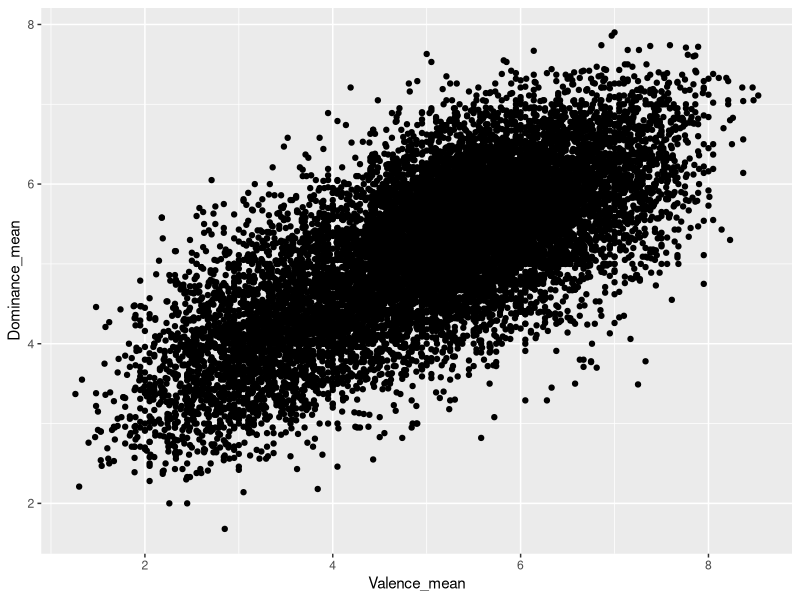
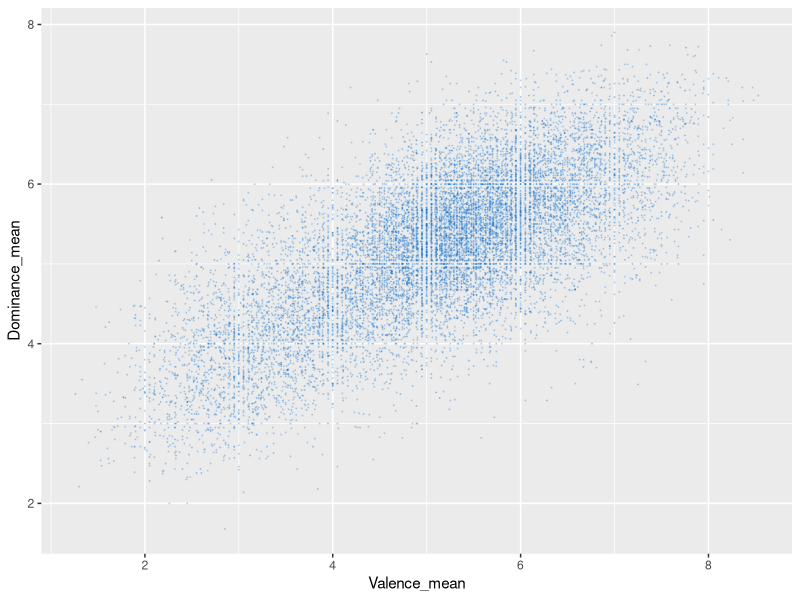
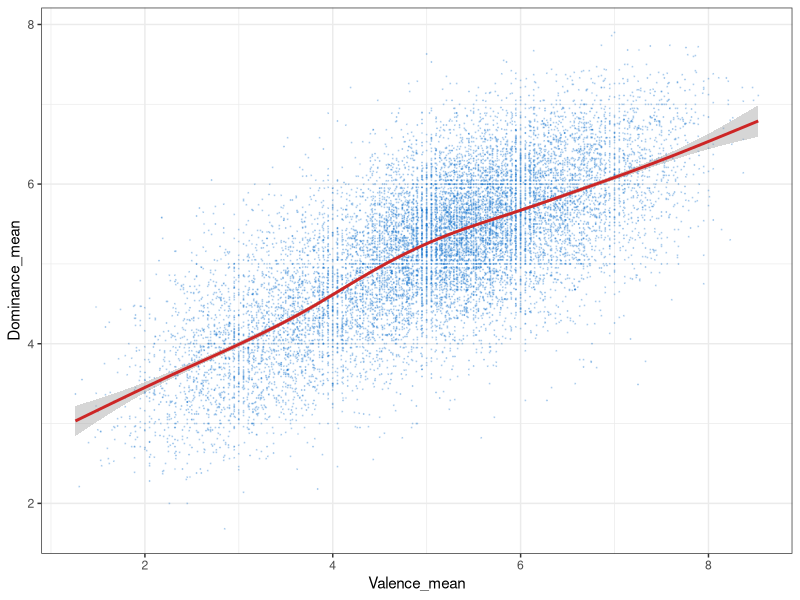
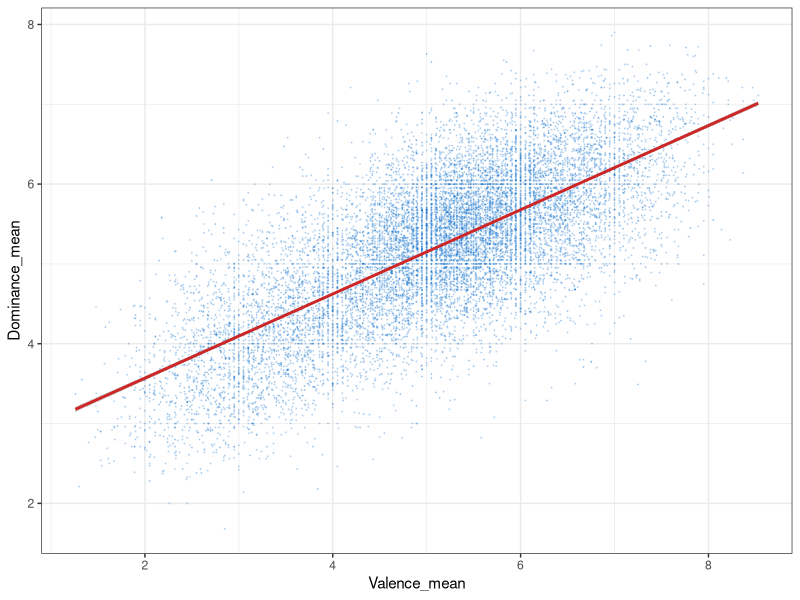
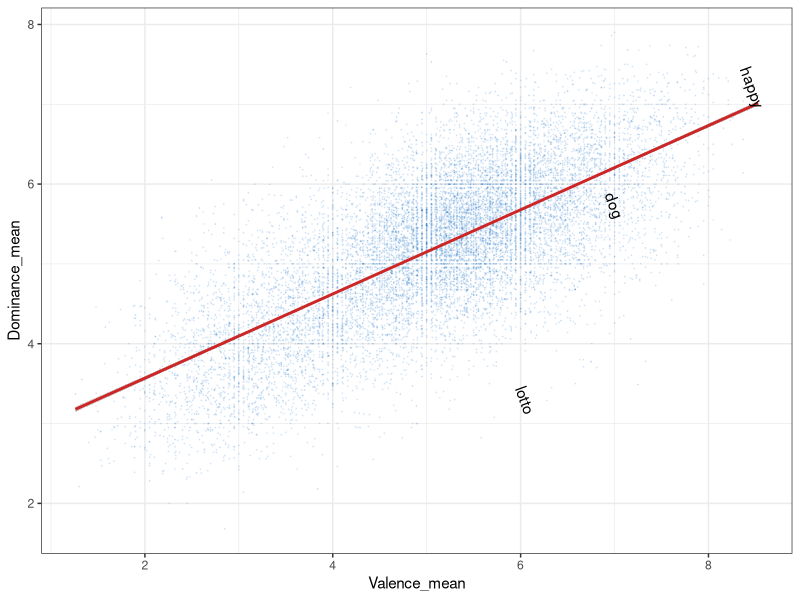

Write R code to recreate these figures, in order.
## ---- chunk 1
library(tidyverse)
## ---- chunk 2
warriner <- read_csv("data/warriner2013.csv")
## ---- chunk 3
# the basic command looks like this: all variables you plot go into aes()
# these are you aesthetics, i.e. aspects of the data you want to see in the plot
ggplot(warriner, aes(y = Dominance_mean, x = Valence_mean)) +
  geom_point()
## ---- chunk 4
# alpha stands for transparency (from 0 to 1)
ggplot(warriner, aes(y = Dominance_mean, x = Valence_mean)) +
  geom_point(alpha =0.2, size = 0.1, col = "dodgerblue3")
## ---- chunk 5
# by default, geom_smooth() adds a local regression line
ggplot(warriner, aes(y = Dominance_mean, x = Valence_mean)) +
  geom_point(alpha =0.2, size = 0.1, col = "dodgerblue3") +
  geom_smooth(col = "firebrick3")+
  theme_bw()
## ---- chunk 6
ggplot(warriner, aes(y = Dominance_mean, x = Valence_mean)) +
  geom_point(alpha =0.2, size = 0.1, col = "dodgerblue3") +
  geom_smooth(method = "lm", col = "firebrick3")+
  theme_bw()
## ---- chunk 7
# looking up the coordinates for individual words
ggplot(warriner, aes(x = Valence_mean, y = Dominance_mean))+
  geom_point(alpha =0.1, size = 0.07, col = "dodgerblue3") +
  geom_smooth(method = "lm", col = "firebrick3")+
  annotate(geom="text", x=8.47, y=7.21, label="happy", angle = -70)+
  annotate(geom="text", x=6.05, y=3.29, label="lotto", angle = -70) +
  annotate(geom="text", x=7, y=5.73, label="dog", angle = -70)+
  theme_bw()
## ---- chunk 8
m_Dom_Val <- lm(warriner$Dominance_mean ~ warriner$Valence_mean)
## ---- chunk 9
m_Dom_Val
## ---- chunk 10
# summary() provides more details, including e.g. Adjusted R-squared:  0.5135
summary(m_Dom_Val)
## ---- chunk 11
cor(warriner$Valence_mean, warriner$Dominance_mean)
